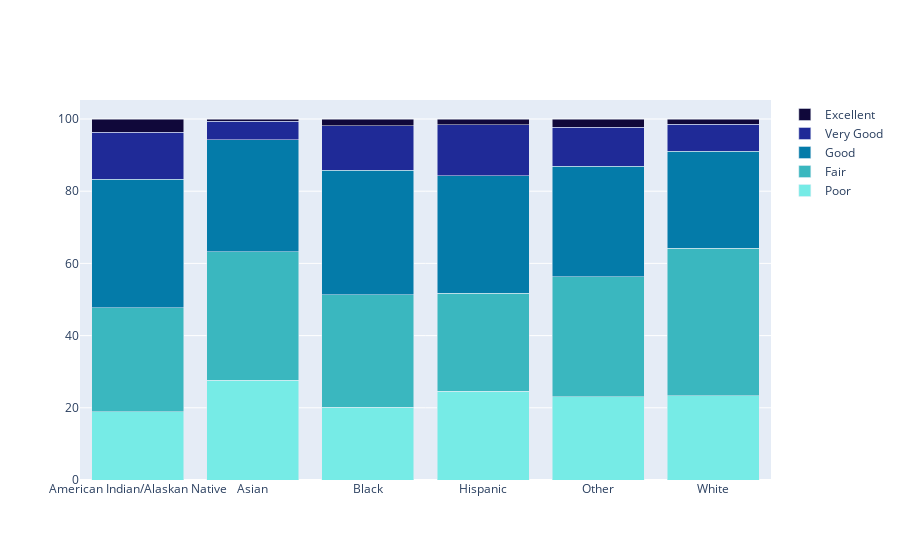

The code cell stored with this chart in its notebook:
### Code cell
fig = go.Figure(data=[
    go.Bar(name= 'Poor', x=race_gh_poor_df['_IMPRACE'], y=race_gh_poor_df['GENHLTH'], marker=go.bar.Marker(color= 'rgb(118, 235, 230)')),
    go.Bar(name= 'Fair', x=race_gh_fair_df['_IMPRACE'], y=race_gh_fair_df['GENHLTH'], marker=go.bar.Marker(color= 'rgb(58, 183, 191)')),
    go.Bar(name= 'Good', x=race_gh_good_df['_IMPRACE'], y=race_gh_good_df['GENHLTH'], marker=go.bar.Marker(color= 'rgb(4, 123, 169)')),
    go.Bar(name= 'Very Good', x=race_gh_very_good_df['_IMPRACE'], y=race_gh_very_good_df['GENHLTH'], marker=go.bar.Marker(color= 'rgb(31, 42, 151)')),
    go.Bar(name= 'Excellent', x=race_gh_excellent_df['_IMPRACE'], y=race_gh_excellent_df['GENHLTH'], marker=go.bar.Marker(color= 'rgb(16, 8, 58)'))  
])
# Change the bar mode
fig.update_layout(barmode='stack')
fig.show()

### Figure 1 — Plotly figure (JSON) as saved in the notebook; plotly's stock layout.template omitted (floating-point values rounded to 4 significant figures)
{"data": [{"marker": {"color": "rgb(118, 235, 230)"}, "name": "Poor", "type": "bar", "x": ["American Indian/Alaskan Native", "Asian", "Black", "Hispanic", "Other", "White"], "y": [18.89, 27.68, 20.21, 24.57, 23.04, 23.4]}, {"marker": {"color": "rgb(58, 183, 191)"}, "name": "Fair", "type": "bar", "x": ["American Indian/Alaskan Native", "Asian", "Black", "Hispanic", "Other", "White"], "y": [28.85, 35.62, 31.07, 27.13, 33.33, 40.76]}, {"marker": {"color": "rgb(4, 123, 169)"}, "name": "Good", "type": "bar", "x": ["American Indian/Alaskan Native", "Asian", "Black", "Hispanic", "Other", "White"], "y": [35.57, 30.89, 34.58, 32.63, 30.54, 26.97]}, {"marker": {"color": "rgb(31, 42, 151)"}, "name": "Very Good", "type": "bar", "x": ["American Indian/Alaskan Native", "Asian", "Black", "Hispanic", "Other", "White"], "y": [13.05, 5.134, 12.22, 14.03, 10.84, 7.391]}, {"marker": {"color": "rgb(16, 8, 58)"}, "name": "Excellent", "type": "bar", "x": ["American Indian/Alaskan Native", "Asian", "Black", "Hispanic", "Other", "White"], "y": [3.634, 0.6787, 1.926, 1.633, 2.259, 1.479]}], "layout": {"barmode": "stack"}}
